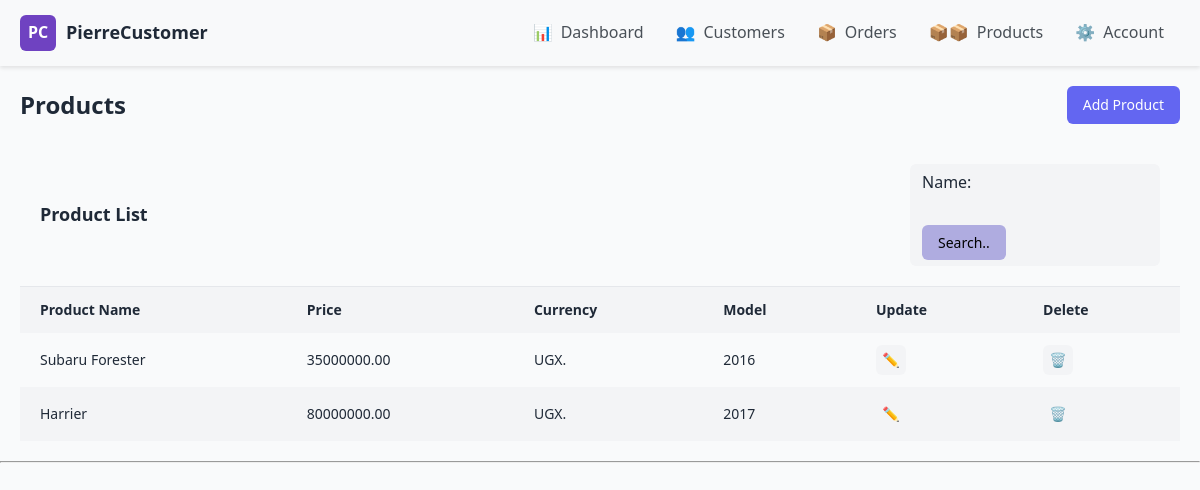
Screenshot of /productsPage/ with the database file from the repository.
### pierre_CMS_App/models.py (models this page shows, shortened)
class Product(models.Model):
    CURRENCY = (
        ("UGX.", "UGX."),
        ("USD.", "USD."),
        ("EUR.", "EUR."),
        ("KSH.", "KSH."),
    )
    name = models.CharField(max_length=200, null=True)
    price = models.DecimalField(max_digits=10, decimal_places=2, null=True) #decimal field coz of currency/ monetary nature.
    product_model = models.CharField(max_length=200, null=True)
    date_created = models.DateTimeField(auto_now_add=True, null=True)
    currency = models.CharField(max_length=10, choices=CURRENCY, default='UGX.')

### pierre_CMS_App/views.py (the view)
# urls.py: path('productsPage/', views.products, name ='productsPage'),
def products(request):
    products = Product.objects.all()
    prodPageForm = ProductForm(request)
    myFilter = ProductFilter(request.GET, queryset=products)
    products = myFilter.qs
    context = {
        'products': products,
        'prodPageForm': prodPageForm,
        'myFilter': myFilter,
    }
    return render(request, 'pierre_CMS_App/productsPage.html', context)

### pierre_CMS_App/forms.py
class ProductForm(ModelForm):
    class Meta:
        model = Product
        fields = ['name', 'price', 'currency', 'product_model']

### pierre_CMS_App/templates/pierre_CMS_App/productsPage.html
{% extends "pierre_CMS_App/main.html" %}
{% block content %}
<div class="main">
    <div class="page-header">
        <h1 class="page-title">Products</h1>
        <a class="btn btn-primary" href="{% url 'addProduct' %}" style="text-decoration: none;">Add Product</a>
    </div>
    <div class="card-header">
        <h2 class="card-title">Product List</h2>
        <div class="filters">
            <div class="search-box">
                <form method="get">
                    {{myFilter.form}}
                    <button class="btn btn-primry btn-outline-info" type="submit" style="background-color: rgb(175, 172, 224);">Search..</button>
                </form>
            </div>
        </div>
    </div>
    <table>
        <thead>
            <tr>
                <th>Product Name</th>
                <th>Price</th>
                <th>Currency</th>
                <th>Model</th>
                <th>Update</th>
                <th>Delete</th>
            </tr>
        </thead>
        <tbody>
            {% for prod in products %}
                <tr>
                    <td>{{prod.name}}</td>
                    <td>{{prod.price}}</td>
                    <td>{{prod.currency}}</td>
                    <td>{{prod.product_model}}</td>
                    <td>
                        <a class="btn-icon btn-edit" href="{% url 'updateProduct' prod.id %}" style="text-decoration: none;">✏️</a>
                    </td>
                    <td>
                        <a class="btn-icon btn-delete" href="{% url 'deleteProduct' prod.id %}" style="text-decoration: none;">🗑️</a>
                    </td>
                </tr>
            {% endfor %}
        </tbody>
    </table>
</div>
{% endblock %}

### static/css/main.css (style rules this page uses)
:root { --primary: #6366f1; --primary-light: #818cf8; --primary-dark: #4f46e5; --accent: #f472b6; --light: #f9fafb; --dark: #1f2937; --gray: #9ca3af; --gray-light: #f3f4f6; }
* { margin: 0; padding: 0; box-sizing: border-box; font-family: 'Segoe UI', Tahoma, Geneva, Verdana, sans-serif; }
body { background-color: var(--light); color: var(--dark); line-height: 1.6; }
* { margin: 0; padding: 0; box-sizing: border-box; }
.main { flex: 1; padding: 20px; }
.page-header { display: flex; justify-content: space-between; align-items: center; margin-bottom: 20px; }
.page-title { margin: 0; font-size: 24px; font-weight: 600; }
.btn { padding: 8px 16px; border-radius: 6px; font-size: 14px; font-weight: 500; cursor: pointer; display: inline-flex; align-items: center; border: none; transition: all 0.2s; }
.btn-primary { background-color: var(--primary); color: white; }
.card-header { padding: 20px; display: flex; justify-content: space-between; align-items: center; border-bottom: 1px solid #e5e7eb; }
.card-title { font-size: 18px; font-weight: 600; }
.search-box { display: flex; align-items: center; background-color: var(--gray-light); border-radius: 6px; padding: 6px 12px; width: 250px; }
.search-box input { border: none; background: transparent; outline: none; flex: 1; padding: 5px; font-size: 14px; }
table { width: 100%; border-collapse: collapse; }
th, td { padding: 12px 20px; text-align: left; }
th { background-color: var(--gray-light); font-weight: 600; font-size: 14px; color: var(--dark); }
tr:nth-child(even) { background-color: var(--gray-light); }
td { font-size: 14px; }
.btn-icon { width: 30px; height: 30px; border-radius: 6px; display: flex; align-items: center; justify-content: center; background-color: var(--gray-light); color: var(--dark); transition: all 0.2s; cursor: pointer; border: none; }

### rows the page displays
Product: name "Subaru Forester", price "35000000.00", currency "UGX.", product_model "2016"
Product: name "Harrier", price "80000000.00", currency "UGX.", product_model "2017"
